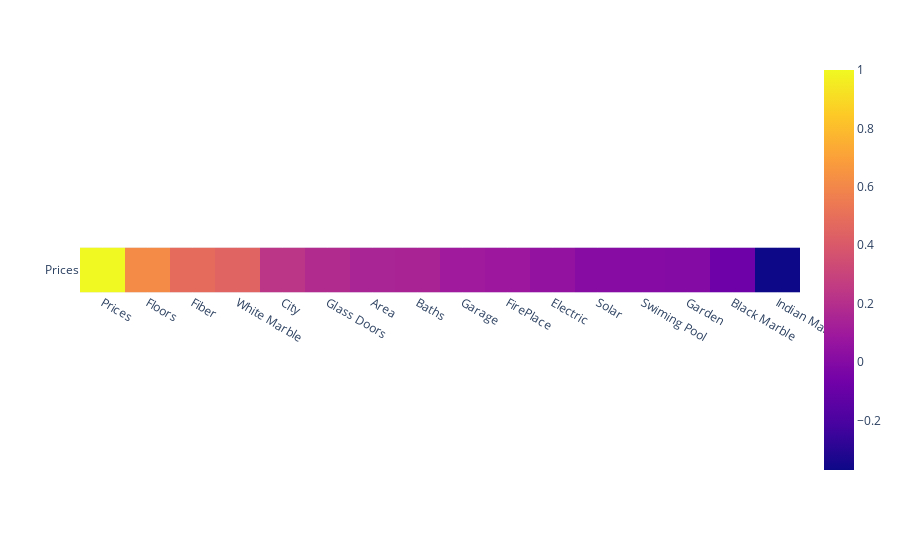

Source (notebook cell):
### Code cell
fig = px.imshow(price_correlation)
fig.show()

### Figure 1 — Plotly figure (JSON) as saved in the notebook; plotly's stock layout.template omitted (floating-point values rounded to 4 significant figures)
{"data": [{"coloraxis": "coloraxis", "hovertemplate": "x: %{x}<br>y: %{y}<br>color: %{z}<extra></extra>", "name": "0", "type": "heatmap", "x": ["Prices", "Floors", "Fiber", "White Marble", "City", "Glass Doors", "Area", "Baths", "Garage", "FirePlace", "Electric", "Solar", "Swiming Pool", "Garden", "Black Marble", "Indian Marble"], "xaxis": "x", "y": ["Prices"], "yaxis": "y", "z": [[1, 0.6195, 0.4846, 0.4482, 0.2333, 0.182, 0.1477, 0.1451, 0.1003, 0.08914, 0.05244, 0.008429, 0.001787, 0.00154, -0.07805, -0.3698]]}], "layout": {"coloraxis": {"colorscale": [[0, "#0d0887"], [0.1111, "#46039f"], [0.2222, "#7201a8"], [0.3333, "#9c179e"], [0.4444, "#bd3786"], [0.5556, "#d8576b"], [0.6667, "#ed7953"], [0.7778, "#fb9f3a"], [0.8889, "#fdca26"], [1, "#f0f921"]]}, "margin": {"t": 60}, "xaxis": {"anchor": "y", "constrain": "domain", "domain": [0, 1], "scaleanchor": "y"}, "yaxis": {"anchor": "x", "autorange": "reversed", "constrain": "domain", "domain": [0, 1]}}}
